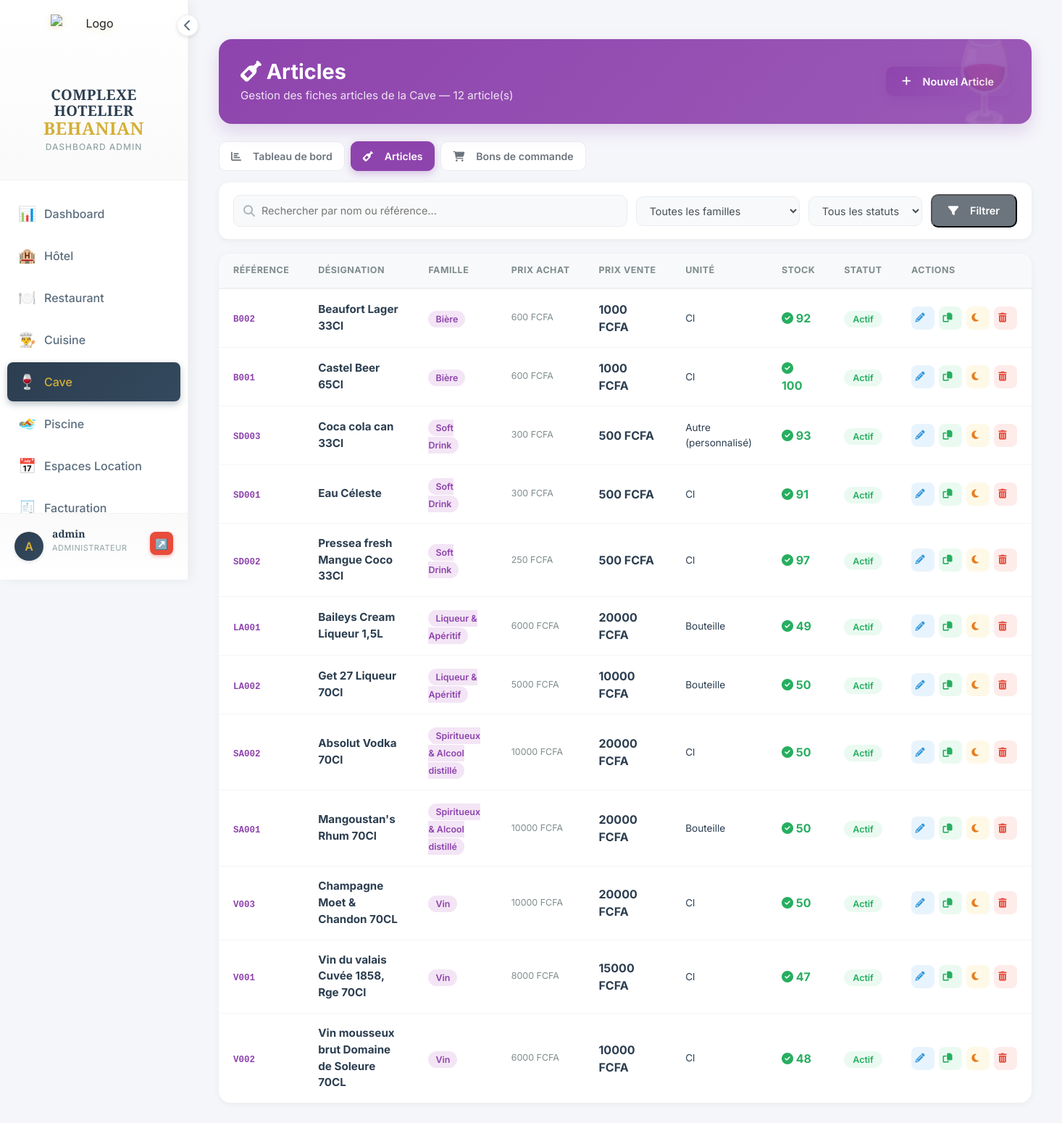
The app's page /bar/articles/ (signed in), older data.
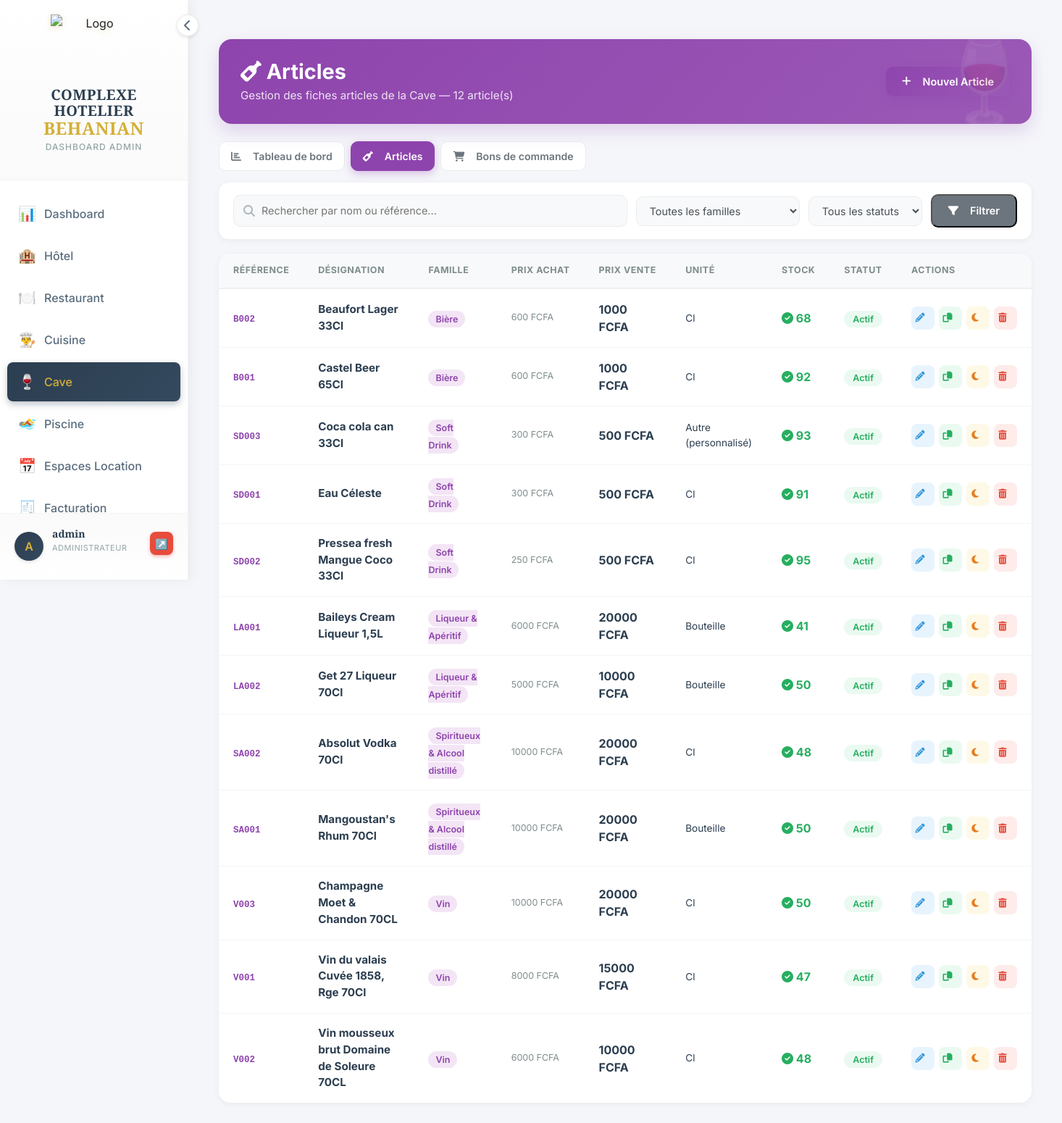
The same page, newer data.
### bar/models.py (models this page shows, shortened)
class BoissonBar(models.Model):
    STATUT_CHOICES = [
        ('actif', 'Actif'),
        ('sommeil', 'En sommeil'),
        ('supprime', 'Supprimé'),
    ]
    UNITE_STANDARD_CHOICES = [
        ('bouteille', 'Bouteille'),
        ('verre', 'Verre'),
        ('cl', 'Cl'),
        ('litre', 'Litre'),
        ('autre', 'Autre (personnalisé)'),
    ]
    MODE_PRIX_CHOICES = [
        ('manuel', 'Prix saisi manuellement'),
        ('marge', 'Calculé (prix achat + marge %)'),
    ]
    reference = models.CharField(max_length=50, unique=True, blank=True, null=True, verbose_name="Référence article")
    nom = models.CharField(max_length=100, verbose_name="Désignation")
    categorie = models.ForeignKey(CategorieBar, on_delete=models.CASCADE, verbose_name="Famille / Catégorie")
    description = models.TextField(blank=True, null=True, verbose_name="Description")
    image = models.ImageField(upload_to='boissons/', blank=True, null=True, verbose_name="Image")
    mode_prix = models.CharField(max_length=10, choices=MODE_PRIX_CHOICES, default='manuel', verbose_name="Mode de calcul du prix")
    prix_achat = models.DecimalField(max_digits=10, decimal_places=2, default=0, verbose_name="Prix d'achat (FCFA)")
    marge = models.DecimalField(max_digits=5, decimal_places=2, default=0, verbose_name="Marge (%)")
    prix = models.DecimalField(max_digits=10, decimal_places=2, default=0, verbose_name="Prix de vente (FCFA)")
    unite_standard = models.CharField(max_length=20, choices=UNITE_STANDARD_CHOICES, default='bouteille', verbose_name="Unité standard")
    unite_personnalisee = models.ForeignKey(UniteVente, on_delete=models.SET_NULL, null=True, blank=True, verbose_name="Unité personnalisée")
    quantite_stock = models.IntegerField(default=0, verbose_name="Quantité en stock")
    seuil_alerte = models.IntegerField(default=10, verbose_name="Seuil d'alerte")
    disponible = models.BooleanField(default=True, verbose_name="Disponible à la vente")
    statut = models.CharField(max_length=20, choices=STATUT_CHOICES, default='actif', verbose_name="Statut")
    est_compose = models.BooleanField(default=False, verbose_name="Article composé (pack/nomenclature)")
    date_creation = models.DateTimeField(auto_now_add=True)
    date_modification = models.DateTimeField(auto_now=True)
    @property
    def unite_affichee(self):
        if self.unite_standard == 'autre' and self.unite_personnalisee:
            return str(self.unite_personnalisee)
        return self.get_unite_standard_display()
    class Meta:
        verbose_name = "Article (Cave)"
        verbose_name_plural = "Articles (Cave)"
        ordering = ['categorie', 'nom']

class CategorieBar(models.Model):
    nom = models.CharField(max_length=50, verbose_name="Nom")
    ordre = models.IntegerField(default=0, verbose_name="Ordre d'affichage")
    class Meta:
        verbose_name = "Catégorie de Boisson"
        verbose_name_plural = "Catégories de Boissons"
        ordering = ['ordre', 'nom']

### bar/views.py (the view)
# urls.py: path('articles/', views.articles_list, name='articles_list'),
@login_required
def articles_list(request):
    articles = BoissonBar.objects.exclude(statut='supprime')
    categories = CategorieBar.objects.all()
    q = request.GET.get('q', '')
    categorie_id = request.GET.get('categorie', '')
    statut = request.GET.get('statut', '')
    if q:
        articles = articles.filter(Q(nom__icontains=q) | Q(reference__icontains=q))
    if categorie_id:
        articles = articles.filter(categorie_id=categorie_id)
    if statut:
        articles = articles.filter(statut=statut)
    context = {
        'page_title': 'Articles',
        'articles': articles,
        'categories': categories,
        'q': q,
        'categorie_id': categorie_id,
        'statut_filtre': statut,
        'total': articles.count(),
    }
    return render(request, 'bar/articles_list.html', context)

### templates/bar/articles_list.html (shortened to what the changed rows need)
{% extends 'dashboard/base_dashboard.html' %}
{% load static %}
{% block content %}
<div class="container-fluid py-4">
    <div class="page-header">
        <div>
            <h2><i class="fas fa-wine-bottle mr-2"></i> Articles</h2>
        </div>
    </div>
    <div class="articles-table-card">
        <div style="overflow-x:auto;">
            <table class="articles-table">
                <thead>
                    <tr>
                        <th>Référence</th>
                        <th>Désignation</th>
                        <th>Famille</th>
                        <th>Prix achat</th>
                        <th>Prix vente</th>
                        <th>Unité</th>
                        <th>Stock</th>
                        <th>Statut</th>
                        <th class="text-right">Actions</th>
                    </tr>
                </thead>
                <tbody>
                    {% for article in articles %}
                    <tr>
                        <td><span class="article-ref">{{ article.reference|default:"-" }}</span></td>
                        <td>
                            <div class="article-nom">
                                {{ article.nom }}
                            </div>
                        </td>
                        <td><span class="badge-categorie">{{ article.categorie.nom }}</span></td>
                        <td>
                            <div class="prix-achat">{{ article.prix_achat|floatformat:0 }} FCFA</div>
                        </td>
                        <td><span class="prix-tag">{{ article.prix|floatformat:0 }} FCFA</span></td>
                        <td style="font-size:0.85rem;">{{ article.unite_affichee }}</td>
                        <td>
                            {% if article.quantite_stock == 0 %}
                                <span class="stock-zero"><i class="fas fa-times-circle"></i> Rupture</span>
                            {% elif article.quantite_stock <= article.seuil_alerte %}
                                <span class="stock-bas"><i class="fas fa-exclamation-triangle"></i> {{ article.quantite_stock }}</span>
                            {% else %}
                                <span class="stock-ok"><i class="fas fa-check-circle"></i> {{ article.quantite_stock }}</span>
                            {% endif %}
                        </td>
                        <td>
                            <span class="badge-statut statut-{{ article.statut }}">
                                {{ article.get_statut_display }}
                            </span>
                        </td>
                        <td>
                            <div class="action-group">
                                <a href="{% url 'bar:article_edit' article.pk %}" class="btn-action btn-edit" title="Modifier">
                                    <i class="fas fa-pencil-alt"></i>
                                </a>
                                <a href="{% url 'bar:article_dupliquer' article.pk %}" class="btn-action btn-copy" title="Dupliquer (Ctrl+D)">
                                    <i class="fas fa-copy"></i>
                                </a>
                                <a href="{% url 'bar:article_sommeil' article.pk %}" class="btn-action btn-sleep" title="{% if article.statut == 'actif' %}Mettre en sommeil{% else %}Réactiver{% endif %}">
                                    <i class="fas {% if article.statut == 'actif' %}fa-moon{% else %}fa-sun{% endif %}"></i>
                                </a>
                                <a href="{% url 'bar:article_delete' article.pk %}" class="btn-action btn-del" title="Supprimer">
                                    <i class="fas fa-trash-alt"></i>
                                </a>
                            </div>
                        </td>
                    </tr>
                    {% endfor %}
                </tbody>
            </table>
        </div>
    </div>
</div>
{% endblock %}

Row changes from the older to the newer data that the page shows:
changed BoissonBar "Beaufort Lager 33Cl": quantite_stock "92" → "68"
changed BoissonBar "Castel Beer 65Cl": quantite_stock "100" → "92"
changed BoissonBar "Pressea fresh Mangue Coco 33Cl": quantite_stock "97" → "95"
changed BoissonBar "Baileys Cream Liqueur 1,5L": quantite_stock "49" → "41"
changed BoissonBar "Absolut Vodka 70Cl": quantite_stock "50" → "48"
